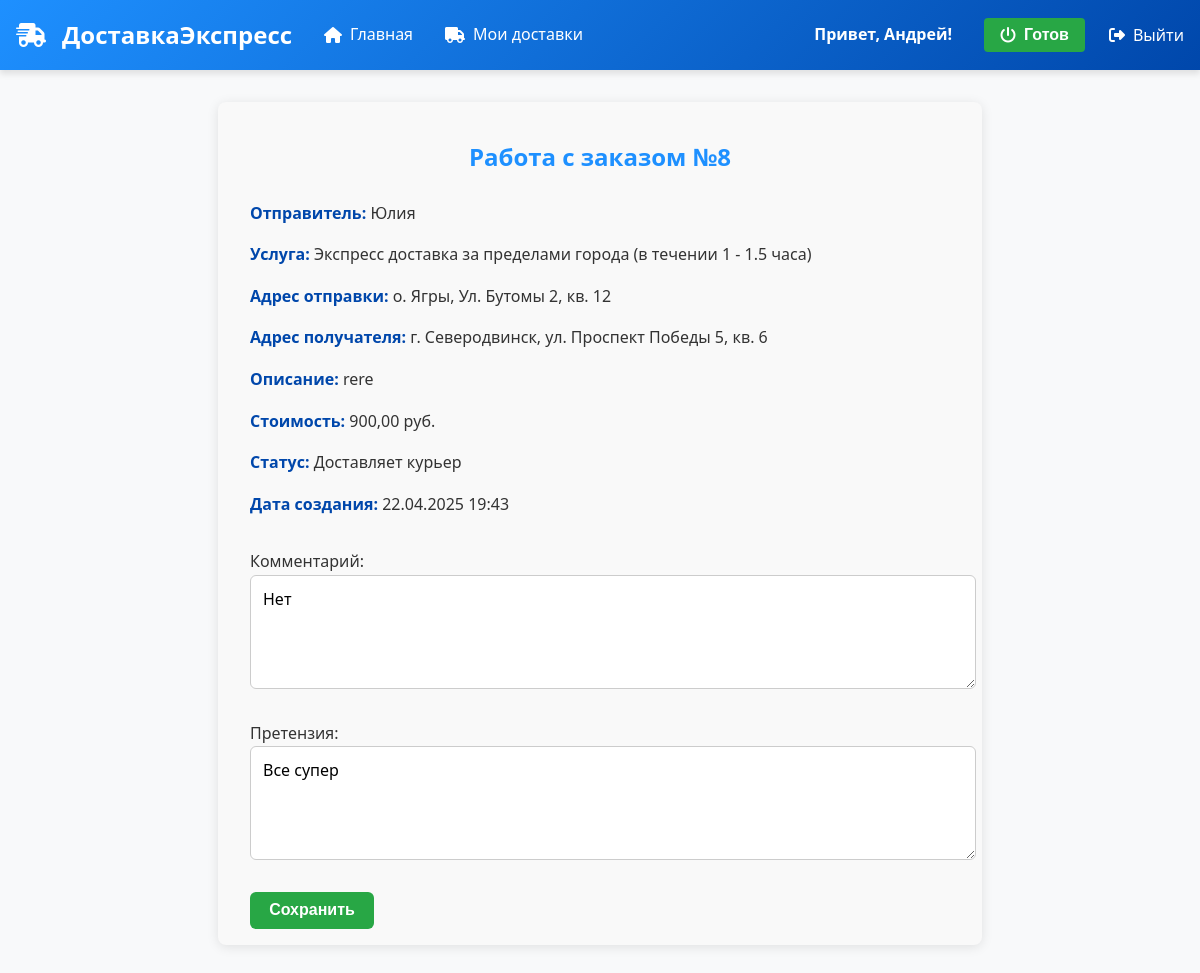
Page /orders/8/work/ (signed in) on the committed database.
### delivery/models.py (models this page shows, shortened)
class CustomUser(AbstractUser):
    username = None  # Удаляем поле username
    phone = models.CharField(_('Phone'), max_length=20, unique=True)
    name = models.CharField(_('Name'), max_length=100)
    is_ready = models.BooleanField(default=False, verbose_name="Готов к доставке")
    role = models.ForeignKey(
        Role,
        on_delete=models.SET_NULL,
        null=True,
        blank=True,
        default=None,  # Явно указываем, что по умолчанию null
        verbose_name="Роль",
        related_name='users'
    )
    USERNAME_FIELD = 'phone'
    REQUIRED_FIELDS = ['name']  # Обязательные поля при createsuperuser
    objects = CustomUserManager()

class Order(models.Model):
    STATUS_CHOICES = [
        ('create', 'Создан'),
        ('courier', 'Доставляет курьер'),
        ('delivered', 'Вручен'),
        ('not_delivered', 'Не вручен'),
        ('cancelled', 'Отменен'),
    ]
    sender = models.ForeignKey(
        settings.AUTH_USER_MODEL,
        on_delete=models.SET_NULL,
        null=True,
        blank=True,
        verbose_name="Отправитель",
        related_name='orders_sent'
    )
    courier = models.ForeignKey(
        settings.AUTH_USER_MODEL,
        on_delete=models.SET_NULL,
        null=True,
        blank=True,
        verbose_name="Курьер",
        related_name='orders_courier',
        limit_choices_to={'role__id': 2}  # Ограничение выбора пользователей с ролью id=2
    )
    service = models.ForeignKey(
        'Service',
        on_delete=models.SET_NULL,
        null=True,
        blank=True,
        verbose_name="Услуга",
        related_name='orders'
    )
    sender_address = models.CharField(
        max_length=255,
        verbose_name="Адрес отправки",
        blank=True,
        default=''
    )
    order_description = models.TextField(
        verbose_name="Описание заказа",
        blank=True,
        default=''
    )
    recipient_address = models.CharField(
        max_length=255,
        verbose_name="Адрес получателя",
        blank=True,
        default=''
    )
    cost = models.DecimalField(
        max_digits=10,
        decimal_places=2,
        verbose_name="Стоимость",
        null=True,
        blank=True,
        help_text="Стоимость берется из услуги"
    )
    status = models.CharField(
        max_length=20,
        choices=STATUS_CHOICES,
        default='courier',
        verbose_name="Статус заказа"
    )
    comment = models.TextField(
        verbose_name="Комментарий",
        null=True,
        blank=True,
        default=None
    )
    claim = models.TextField(
        verbose_name="Претензия",
        null=True,
        blank=True,
        default=None
    )
    created_at = models.DateTimeField(auto_now_add=True, verbose_name="Дата создания")
    class Meta:
        verbose_name = "Заказ"
        verbose_name_plural = "Заказы"
        ordering = ['-created_at']

class Service(models.Model):
    name = models.CharField(max_length=100, verbose_name="Название услуги")
    description = models.TextField(verbose_name="Описание услуги")
    price = models.DecimalField(max_digits=10, decimal_places=2, verbose_name="Цена")
    class Meta:
        verbose_name = "Услуга"
        verbose_name_plural = "Услуги"
        ordering = ['name']

### delivery/views.py (the view)
# urls.py: path('orders/<int:pk>/work/', order_work_view, name='order_work'),
@login_required
def order_work_view(request, pk):
    order = get_object_or_404(Order, pk=pk)
    user = request.user
    user_role_id = getattr(user.role, 'id', None)
    if order.courier != user and not user.is_staff:
        return HttpResponseForbidden("У вас нет доступа к этому заказу.")
    if request.method == 'POST':
        form = OrderClaimCommentForm(request.POST, instance=order)
        if form.is_valid():
            form.save()
            return redirect('courier_deliveries')  # или на другую страницу по вашему выбору
    else:
        form = OrderClaimCommentForm(instance=order)
    return render(request, 'delivery/order_work.html', {'order': order, 'form': form})

### delivery/forms.py (shortened to what this page needs)
class OrderClaimCommentForm(forms.ModelForm):
    class Meta:
        model = Order
        fields = ['comment', 'claim']
        labels = {
            'comment': _('Комментарий'),
            'claim': _('Претензия'),
        }
        widgets = {
            'comment': forms.Textarea(attrs={
                'rows': 4,
                'placeholder': _('Добавьте комментарий к заказу...'),
                'class': 'form-control',
            }),
            'claim': forms.Textarea(attrs={
                'rows': 4,
                'placeholder': _('Добавьте претензию к заказу...'),
                'class': 'form-control',
            }),
        }
    def __init__(self, *args, **kwargs):
        self.user = kwargs.pop('user', None)  # Если понадобится пользователь
        super().__init__(*args, **kwargs)
        if self.user and not (self.user.is_staff or self.user.is_superuser):
            pass

### templates/delivery/order_work.html (shortened to what this page needs)
{% extends "base.html" %}
{% block content %}
<div class="order-work-container">
    <h2>Работа с заказом №{{ order.id }}</h2>
    <div class="order-details">
        <p><strong>Отправитель:</strong> {{ order.sender.name|default:"Неизвестный" }}</p>
        <p><strong>Услуга:</strong> {{ order.service.name|default:"Без услуги" }}</p>
        <p><strong>Адрес отправки:</strong> {{ order.sender_address|default:"Не указан" }}</p>
        <p><strong>Адрес получателя:</strong> {{ order.recipient_address|default:"Не указан" }}</p>
        <p><strong>Описание:</strong> {{ order.order_description|default:"Нет описания" }}</p>
        <p><strong>Стоимость:</strong> {{ order.cost|default:"Не указана" }} руб.</p>
        <p><strong>Статус:</strong> {{ order.get_status_display }}</p>
        <p><strong>Дата создания:</strong> {{ order.created_at|date:"d.m.Y H:i" }}</p>
    </div>
    <form method="post">
        {{ form.comment.label_tag }}<br/>
        {{ form.comment }}<br/>
        {{ form.claim.label_tag }}<br/>
        {{ form.claim }}<br/>
        <button type="submit">Сохранить</button>
    </form>
</div>
{% endblock %}

### templates/base.html (shortened to what this page needs)
<!DOCTYPE html>
<html lang="ru">
<head>
    <link rel="stylesheet" href="https://cdnjs.cloudflare.com/ajax/libs/font-awesome/6.4.0/css/all.min.css">
</head>
<body>
    <header>
        <div class="container">
            <nav>
                <div class="left-nav">
                    <a href="{% url 'home' %}" class="logo">
                        <i class="fas fa-truck-fast"></i>
                        <span>ДоставкаЭкспресс</span>
                    </a>
                    <a href="{% url 'home' %}"><i class="fas fa-home"></i> Главная</a>
                    {% if user.is_authenticated %}
                        {% if user.role.id == 2 %}
                            <a href="{% url 'courier_deliveries' %}"><i class="fas fa-truck"></i> Мои доставки</a>
                        {% endif %}
                    {% endif %}
                </div>
                <div class="right-nav">
                    {% if user.is_authenticated %}
                        <span class="user-greeting">Привет, {{ user.name }}!</span>
                        {% if user.role.id == 2 %}
                            <button id="status-btn" class="status-btn {% if user.is_ready %}ready{% else %}not-ready{% endif %}"
                                    type="button">
                                <i class="fas fa-power-off"></i>
                                <span class="status-text">{% if user.is_ready %}Готов{% else %}Не готов{% endif %}</span>
                            </button>
                        {% endif %}
                        <form class="logoutButton" id="logout-form" method="post" action="/logout/">
                            <button type="submit">
                                <i class="fas fa-sign-out-alt"></i> Выйти
                            </button>
                        </form>
                    {% else %}
                        <a href="{% url 'login' %}"><i class="fas fa-sign-in-alt"></i> Войти</a>
                        <a href="{% url 'register' %}"><i class="fas fa-user-plus"></i> Регистрация</a>
                    {% endif %}
                </div>
            </nav>
        </div>
    </header>
    <main class="container">
        {% block content %}{% endblock %}
    </main>
</body>
</html>

### templates/base.html (style rules this page uses)
body { font-family: 'Segoe UI', Tahoma, Geneva, Verdana, sans-serif; margin: 0; padding: 0; line-height: 1.6; background-color: #f8f9fa; }
header { background: linear-gradient(135deg, #1e90ff, #0047ab); color: white; padding: 1rem 0; box-shadow: 0 4px 6px rgba(0, 0, 0, 0.1); }
.container { max-width: 1800px; margin: 0 auto; padding: 0 1rem; }
nav { display: flex; justify-content: space-between; align-items: center; }
.left-nav, .right-nav { display: flex; align-items: center; }
.left-nav { gap: 2rem; }
.right-nav { gap: 1.5rem; }
nav a { color: white; text-decoration: none; font-weight: 500; transition: all 0.3s ease; display: flex; align-items: center; gap: 0.5rem; }
.logo { font-weight: 700; font-size: 1.5rem; display: flex; align-items: center; color: white; }
.logo i { margin-right: 0.5rem; }
.user-greeting { font-weight: 600; margin-right: 0.5rem; }
#logout-form button { background: none; border: none; color: white; font-weight: 500; font-family: inherit; font-size: inherit; cursor: pointer; display: flex; align-items: center; gap: 0.5rem; padding: 0; }
.status-btn { padding: 0.5rem 1rem; border-radius: 4px; font-weight: 600; cursor: pointer; border: none; display: flex; align-items: center; gap: 0.5rem; color: white; user-select: none; transition: all 0.3s ease; }
.status-btn.ready { background-color: #28a745; }

### templates/delivery/order_work.html (style rules this page uses)
.order-work-container { max-width: 700px; margin: 2rem auto; padding: 1rem 2rem; background: #f9f9f9; border-radius: 8px; box-shadow: 0 2px 12px rgba(0,0,0,0.1); font-family: 'Segoe UI', Tahoma, Geneva, Verdana, sans-serif; color: #333; }
h2 { color: #1e90ff; margin-bottom: 1.5rem; font-weight: 700; text-align: center; }
.order-details { margin-bottom: 2rem; font-size: 1rem; }
.order-details strong { color: #0047ab; }
form textarea { width: 100%; padding: 0.75rem; border: 1px solid #ccc; border-radius: 6px; font-family: inherit; font-size: 1rem; resize: vertical; margin-bottom: 1.5rem; }
button { background-color: #28a745; color: white; font-weight: 700; padding: 0.6rem 1.2rem; border: none; border-radius: 6px; cursor: pointer; font-size: 1rem; transition: background-color 0.3s ease; }

### rows in the picture
CustomUser: name "Андрей"
Order: id "8", sender.name "Юлия", service.name "Экспресс доставка за пределами города (в течении 1 - 1.5 часа)", sender_address "о. Ягры, Ул. Бутомы 2, кв. 12", recipient_address "г. Северодвинск, ул. Проспект Победы 5, кв. 6", order_description "rere", cost "900,00", status "Доставляет курьер", created_at "22.04.2025 19:43", comment "Нет", claim "Все супер"
